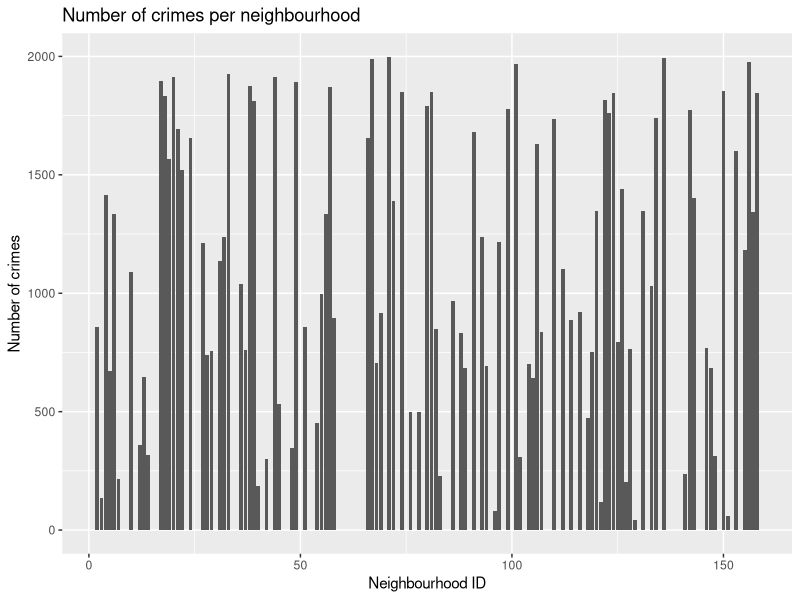
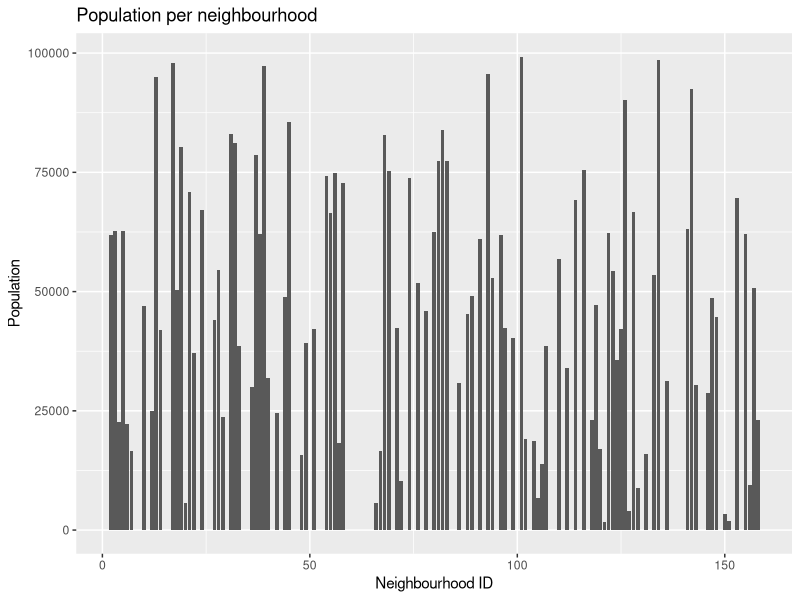
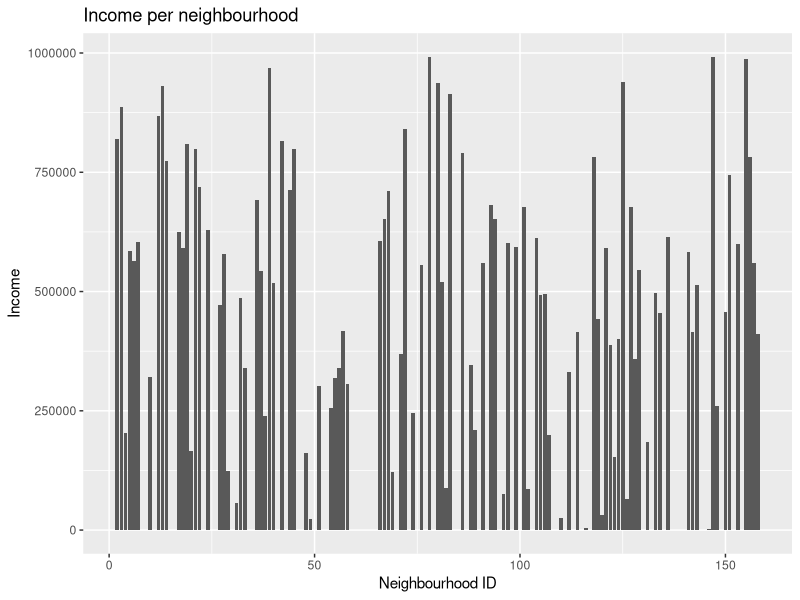

R code for these plots, in order:
#### Preamble ####
# Purpose: Simulates the neighbourhood and crime data across Toronto
# Author: Janel Gilani
# Date: 23 January 2024
# Contact: janel.gilani@mail.utoronto.ca
# License: MIT
# Pre-requisites: None

#### Workspace setup ####
library(tidyverse)

#### Simulate data ####


# Fictional neighbourhood, population, income, and crime data

sim_hood_id = c(1:158)
sim_population = c(1:100000)
sim_income = c(1:1000000)
sim_crimes = c(1:2000)


## Creating simulated data

set.seed(302) # for reproducibility
num_observations = 100

simulated_data = 
  tibble(
    hood_id = sample(x = sim_hood_id, 
                      size = num_observations,
                      replace = FALSE),
    number_of_crimes = sample(x = sim_crimes, 
                      size = num_observations,
                      replace = TRUE),
    population = sample(x = sim_population,
                      size = num_observations,
                      replace = TRUE),
    income = sample(x = sim_income,
                      size = num_observations,
                      replace = TRUE)
  )



# Data Validation:

# Check if the number of unique values in the 'neighbourhood' column is 158
length(unique(simulated_data$hood_id)) == num_observations

# Check if all unique values in the 'hood_id' column are within the range of 1 to 174
all(unique(simulated_data$hood_id) %in% 1:174)

# Check if the number of unique values in the 'hood_id' column is equal to the number of rows in the data frame
length(unique(simulated_data$hood_id)) == num_observations

# Check if the number of unique values in the 'number_of_crimes' column is equal to the number of rows in the data frame
length((simulated_data$number_of_crimes)) == num_observations

# Check the range of 'hood_id' values
min(simulated_data$hood_id, na.rm = TRUE) > 0 # Hood ID greater than 0
max(simulated_data$hood_id, na.rm = TRUE) < 175 # Hood ID less than 175

# Check reasonability for 'population' values
min(simulated_data$population, na.rm = TRUE) > 0 # Population greater than 0
max(simulated_data$population, na.rm = TRUE) < 1000000 # Population less than 1 million

# Check reasonability for 'income' values
min(simulated_data$income, na.rm = TRUE) > 0 # Income greater than 0
max(simulated_data$income, na.rm = TRUE) < 1000000 # Income less than 1 million

# Check reasonability for 'number_of_crimes' values
min(simulated_data$number_of_crimes, na.rm = TRUE) > 0 # Number of crimes greater than 0
max(simulated_data$number_of_crimes, na.rm = TRUE) < 2000 # Number of crimes less than 2000

# Check if there are any missing values in the data frame
any(is.na(simulated_data)) == FALSE



## Create graphs of simulated data

# Bar graph of number of crimes per neighbourhood
simulated_data %>% 
  ggplot(aes(x = hood_id, y = number_of_crimes)) +
  geom_bar(stat = "identity") +
  labs(title = "Number of crimes per neighbourhood",
       x = "Neighbourhood ID",
       y = "Number of crimes")

# Bar graph of population per neighbourhood
simulated_data %>% 
  ggplot(aes(x = hood_id, y = population)) +
  geom_bar(stat = "identity") +
  labs(title = "Population per neighbourhood",
       x = "Neighbourhood ID",
       y = "Population")

# Bar graph of income per neighbourhood
simulated_data %>% 
  ggplot(aes(x = hood_id, y = income)) +
  geom_bar(stat = "identity") +
  labs(title = "Income per neighbourhood",
       x = "Neighbourhood ID",
       y = "Income")




